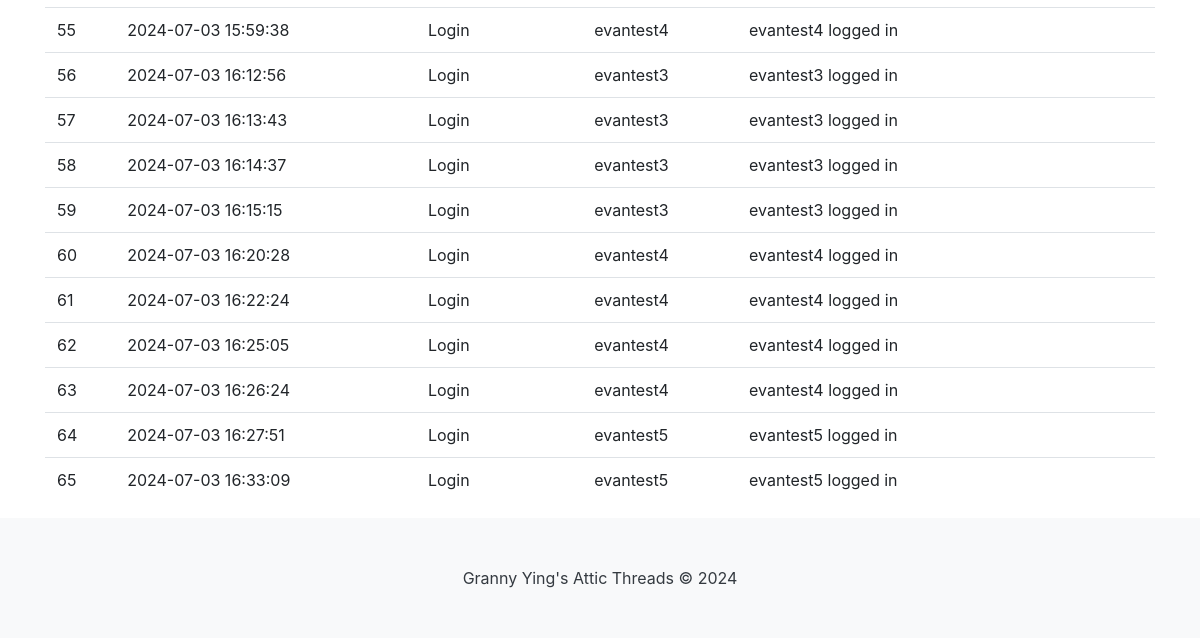
Page /logs (lower part) on the earlier database version.
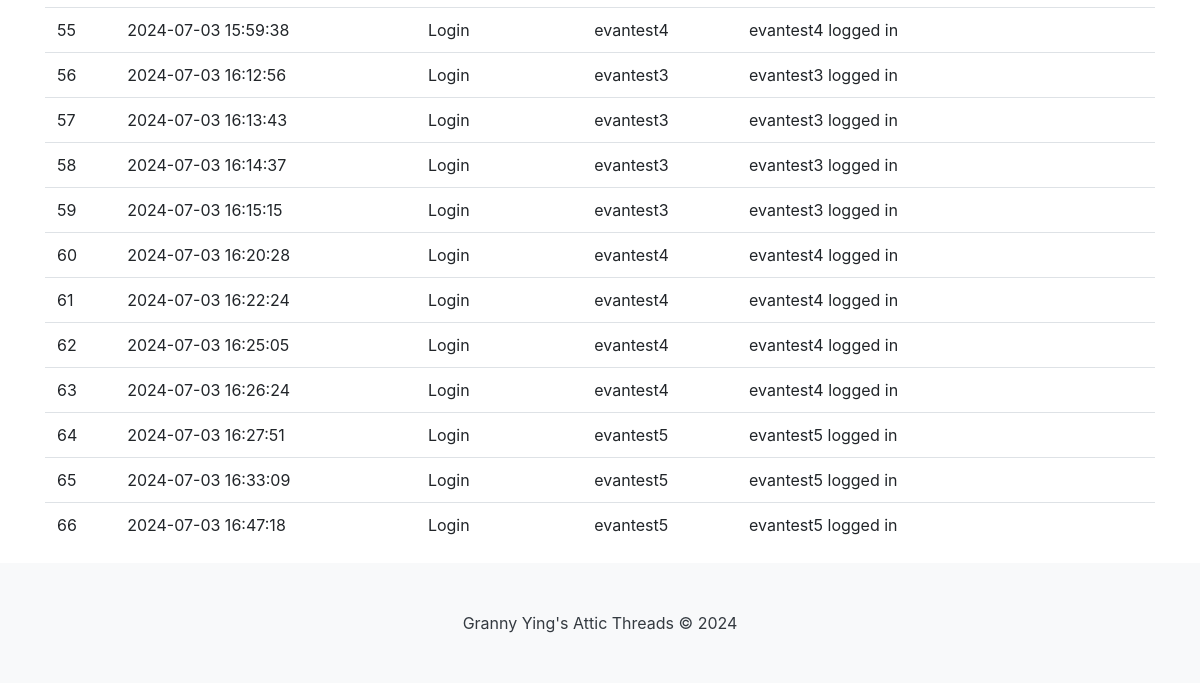
Same page on the later database version.
### tables this page shows
CREATE TABLE Logs (
        id INTEGER PRIMARY KEY AUTOINCREMENT,
        timestamp TEXT DEFAULT CURRENT_TIMESTAMP,
        event_type TEXT,
        user_id INTEGER,
        details TEXT
    );

### app.py (the view)
@app.route("/logs")
def logs():
    con = sqlite3.connect("database.db")
    con.row_factory = sqlite3.Row
    cur = con.cursor()
    cur.execute("SELECT * FROM Logs")
    rows = cur.fetchall()
    con.close()
    return render_template("logs.html", rows=rows)

### app.py (called while the page is built)
@app.before_request
def make_session_permanent():
    session.permanent = True
    app.permanent_session_lifetime = timedelta(hours=1)
    session.modified = True

### templates/logs.html (shortened to what this page needs)
<html lang="en">
{% include "header.html" %}
<head>
        {% block content %} -->
    <link rel="stylesheet" href="https://stackpath.bootstrapcdn.com/bootstrap/4.3.1/css/bootstrap.min.css">
</head>
<body>
    <div class="container mt-5">
        <table class="table table-hover">
            <tbody>
                {% for row in rows %}
                <tr>
                    <td>{{ row["id"] }}</td>
                    <td>{{ row["timestamp"] }}</td>
                    <td>{{ row["event_type"] }}</td>
                    <td>{{ row["user_id"] }}</td>
                    <td>{{ row["details"] }}</td>
                </tr>
                {% endfor %}
            </tbody>
        </table>
    </div>
    {% include "footer.html" %}
</body>
</html>
{% endblock %}

### templates/header.html (shortened to what this page needs)
<head>
    <link rel="stylesheet" type="text/css" href="{{ url_for('static', filename='css/site.css')}}" />
    <link rel="stylesheet" href="https://cdn.jsdelivr.net/npm/bootstrap@4.1.3/dist/css/bootstrap.min.css">
    <link rel="stylesheet" href="https://cdn.jsdelivr.net/npm/bootstrap-select@1.13.14/dist/css/bootstrap-select.min.css">
</head>

### templates/footer.html
<footer class="py-5" style="margin-top: auto; background-color: #f8f9fa;">
   <div class="container text-center">
       <span class="text-dark">Granny Ying's Attic Threads &copy; 2024</span>
   </div>
</footer>

### static/css/site.css (style rules this page uses)
html, body { height: 100%; margin: 0; padding: 0; }
body { display: flex; flex-direction: column; }
footer { background-color: rgb(86, 136, 132); width: 100%; flex-shrink: 0; }

Differences in the rows shown:
added Logs: id "66", timestamp "2024-07-03 16:47:18", event_type "Login", user_id "evantest5", details "evantest5 logged in"
